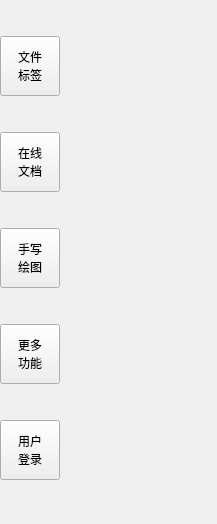
<?xml version="1.0" encoding="UTF-8"?>
<ui version="4.0">
 <class>WidgetFunctional</class>
 <widget class="QWidget" name="WidgetFunctional">
  <property name="geometry">
   <rect>
    <x>0</x>
    <y>0</y>
    <width>217</width>
    <height>524</height>
   </rect>
  </property>
  <property name="windowTitle">
   <string>Form</string>
  </property>
  <widget class="QWidget" name="verticalLayoutWidget">
   <property name="geometry">
    <rect>
     <x>0</x>
     <y>0</y>
     <width>141</width>
     <height>521</height>
    </rect>
   </property>
   <layout class="QVBoxLayout" name="verticalLayout">
    <property name="spacing">
     <number>0</number>
    </property>
    <property name="leftMargin">
     <number>0</number>
    </property>
    <property name="rightMargin">
     <number>0</number>
    </property>
    <item>
     <widget class="QPushButton" name="pushButton_1">
      <property name="sizePolicy">
       <sizepolicy hsizetype="Minimum" vsizetype="Minimum">
        <horstretch>0</horstretch>
        <verstretch>0</verstretch>
       </sizepolicy>
      </property>
      <property name="minimumSize">
       <size>
        <width>60</width>
        <height>60</height>
       </size>
      </property>
      <property name="maximumSize">
       <size>
        <width>60</width>
        <height>60</height>
       </size>
      </property>
      <property name="text">
       <string>文件
标签</string>
      </property>
      <property name="icon">
       <iconset resource="res.qrc">
        <normaloff>:/usedimage/list.svg</normaloff>:/usedimage/list.svg</iconset>
      </property>
     </widget>
    </item>
    <item>
     <widget class="QPushButton" name="pushButton_2">
      <property name="sizePolicy">
       <sizepolicy hsizetype="Minimum" vsizetype="Minimum">
        <horstretch>0</horstretch>
        <verstretch>0</verstretch>
       </sizepolicy>
      </property>
      <property name="minimumSize">
       <size>
        <width>60</width>
        <height>60</height>
       </size>
      </property>
      <property name="maximumSize">
       <size>
        <width>60</width>
        <height>60</height>
       </size>
      </property>
      <property name="text">
       <string>在线
文档</string>
      </property>
      <property name="icon">
       <iconset resource="res.qrc">
        <normaloff>:/usedimage/editdoc.svg</normaloff>:/usedimage/editdoc.svg</iconset>
      </property>
     </widget>
    </item>
    <item>
     <widget class="QPushButton" name="pushButton_3">
      <property name="sizePolicy">
       <sizepolicy hsizetype="Minimum" vsizetype="Minimum">
        <horstretch>0</horstretch>
        <verstretch>0</verstretch>
       </sizepolicy>
      </property>
      <property name="maximumSize">
       <size>
        <width>60</width>
        <height>60</height>
       </size>
      </property>
      <property name="text">
       <string>手写
绘图</string>
      </property>
      <property name="icon">
       <iconset resource="res.qrc">
        <normaloff>:/usedimage/picture.svg</normaloff>:/usedimage/picture.svg</iconset>
      </property>
     </widget>
    </item>
    <item>
     <widget class="QPushButton" name="pushButton_4">
      <property name="sizePolicy">
       <sizepolicy hsizetype="Minimum" vsizetype="Minimum">
        <horstretch>0</horstretch>
        <verstretch>0</verstretch>
       </sizepolicy>
      </property>
      <property name="maximumSize">
       <size>
        <width>60</width>
        <height>60</height>
       </size>
      </property>
      <property name="text">
       <string>更多
功能</string>
      </property>
      <property name="icon">
       <iconset resource="res.qrc">
        <normaloff>:/usedimage/go.svg</normaloff>:/usedimage/go.svg</iconset>
      </property>
     </widget>
    </item>
    <item>
     <widget class="QPushButton" name="pushButton_5">
      <property name="sizePolicy">
       <sizepolicy hsizetype="Minimum" vsizetype="Minimum">
        <horstretch>0</horstretch>
        <verstretch>0</verstretch>
       </sizepolicy>
      </property>
      <property name="maximumSize">
       <size>
        <width>60</width>
        <height>60</height>
       </size>
      </property>
      <property name="text">
       <string>用户
登录</string>
      </property>
      <property name="icon">
       <iconset resource="res.qrc">
        <normaloff>:/usedimage/user.svg</normaloff>:/usedimage/user.svg</iconset>
      </property>
     </widget>
    </item>
   </layout>
  </widget>
 </widget>
 <resources>
  <include location="res.qrc"/>
 </resources>
 <connections/>
</ui>
